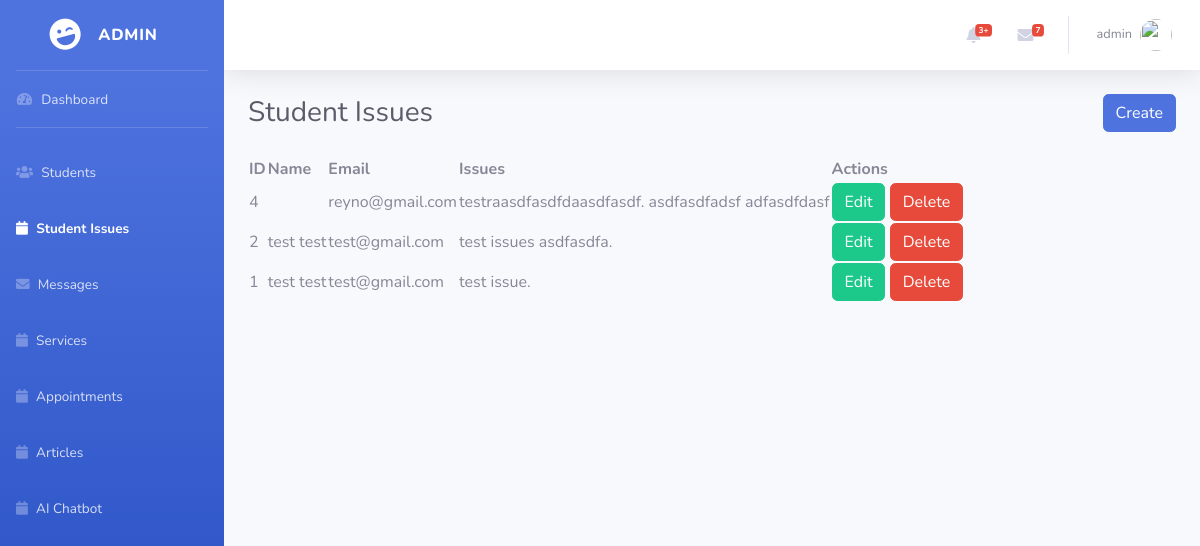
Page /admin/student-issues/index.php (signed in) on the earlier database version.
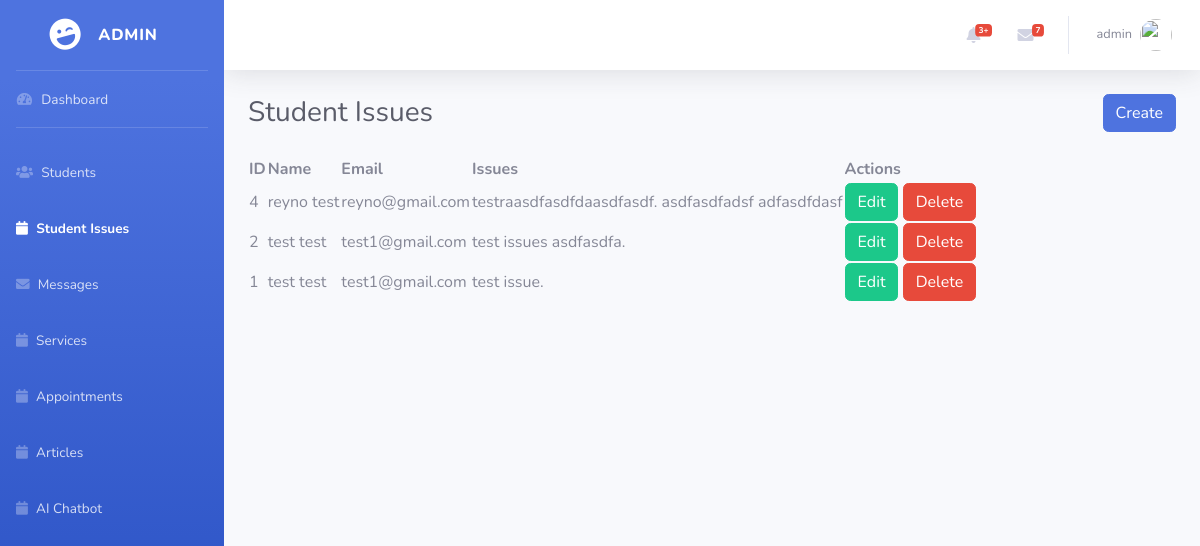
Same page on the later database version.
### tables this page shows
CREATE TABLE `issues` (
  `id` int(11) NOT NULL,
  `user_id` int(11) NOT NULL,
  `issue` text NOT NULL,
  `created_at` timestamp NOT NULL DEFAULT current_timestamp(),
  `updated_at` timestamp NOT NULL DEFAULT current_timestamp()
);

CREATE TABLE `users` (
  `user_id` int(11) NOT NULL,
  `username` varchar(255) DEFAULT NULL,
  `email` varchar(255) DEFAULT NULL,
  `password` text NOT NULL,
  `first_name` varchar(255) DEFAULT NULL,
  `last_name` varchar(255) DEFAULT NULL,
  `middle_name` varchar(255) DEFAULT NULL,
  `age` int(11) DEFAULT NULL,
  `about_yourself` text DEFAULT NULL,
  `phone` varchar(255) DEFAULT NULL,
  `profile` varchar(255) DEFAULT NULL,
  `user_salt` text DEFAULT NULL,
  `status` int(11) NOT NULL DEFAULT 1 COMMENT '0 = inactive, 1 = active',
  `type` int(11) DEFAULT 3 COMMENT '1=admin, 2=teacher, 3=student',
  `create_at` timestamp NOT NULL DEFAULT current_timestamp()
);

### classes.php (called while the page is built, shortened)
<?php
class Issues {
	public $table_name = "issues";
	public function getAllStudentIssues() {
		$database = new Database();
    	$query = "SELECT `".$this->table_name."`.*, users.* FROM `".$this->table_name."`, users WHERE users.user_id = `".$this->table_name."`.user_id ORDER BY id DESC";
	    $result = $database->emteDirectQuery($query, 'select');
	    return $result;
	}
}
?>

### database.php (called while the page is built, shortened)
 <?php
class Database
{
    protected $_conn;
    public function open(){
        $conn = mysqli_connect(HOST, DB_USERNAME, DB_PASSWORD, DB_NAME);
        $this->_conn = $conn;
    }
    public function emteDirectQuery($sql ='', $type='select'){
        $status = null;
        $result = mysqli_query($this->_conn, $sql);
        switch ($type) {
            case 'select':
                if (mysqli_num_rows($result) > 0) {
                    while($row = mysqli_fetch_assoc($result)) {
                        $status[] = $row;
                    }
                }
                break;
        }
        return $status;
    }
}
?>

### admin/student-issues/index.php (the view, shortened to what this page needs)
<?php
require_once('../../database.php');
require_once('../../classes.php');
include BASE_APP.'/admin/inc/header.php';
$issue = new Issues();
$issues = $issue->getAllStudentIssues();
?>
    <div id="wrapper">
        <?php include BASE_APP.'/admin/inc/sidebar.php'; ?>
        <div id="content-wrapper" class="d-flex flex-column">
            <div id="content">
                <?php include BASE_APP.'/admin/inc/topbar.php'; ?>
                <div class="container-fluid">
                    <div class="d-sm-flex align-items-center justify-content-between mb-4">
                        <h1 class="h3 mb-0 text-gray-800">Student Issues</h1>
                        <a class="btn btn-primary" data-toggle="modal" data-target="#create-modal">Create</a>
                    </div>
                    <div class="row">
                    <div class="col-12">
                            <table id="datatable">
                                <thead>
                                    <th>ID</th>
                                    <th>Name</th>
                                    <th>Email</th>
                                    <th>Issues</th>
                                    <th>Actions</th>
                                </thead>
                                <tbody>
                                    <?php foreach($issues as $i): ?>
                                       <tr>
                                           <td><?php echo $i['id']; ?></td>
                                           <td><?php echo $i['first_name'].' '.$i['last_name']; ?></td>
                                           <td><?php echo $i['email']; ?></td>
                                           <td><?php echo $i['issue']; ?></td>
                                           <td>
                                               <a onclick="updateStudentIssue(<?php echo $i['id']; ?>)" class="btn btn-success">Edit</a>
                                               <a href="delete.php?id=<?php echo $i['id']; ?>" onclick="if(confirm('Are you sure you want to delete this issue?')){return true;}else{return false;}" class="btn btn-danger">Delete</a>
                                           </td>
                                       </tr>
                                    <?php endforeach; ?>
                                </tbody>
                            </table>
                        </div>
                    </div>
                </div>
            </div>
      </div>
<?php include BASE_APP.'/admin/inc/footer.php'; ?>

Differences in the rows shown:
changed through a linked row, issues "testraasdfasdfdaasdfasdf. asdfasdfadsf adfasdfdasf": user.first_name (not shown) → "reyno"; user.last_name (not shown) → "test"
changed through a linked row, issues "test issues asdfasdfa.": user.email "test@gmail.com" → "test1@gmail.com"
changed through a linked row, issues "test issue.": user.email "test@gmail.com" → "test1@gmail.com"
